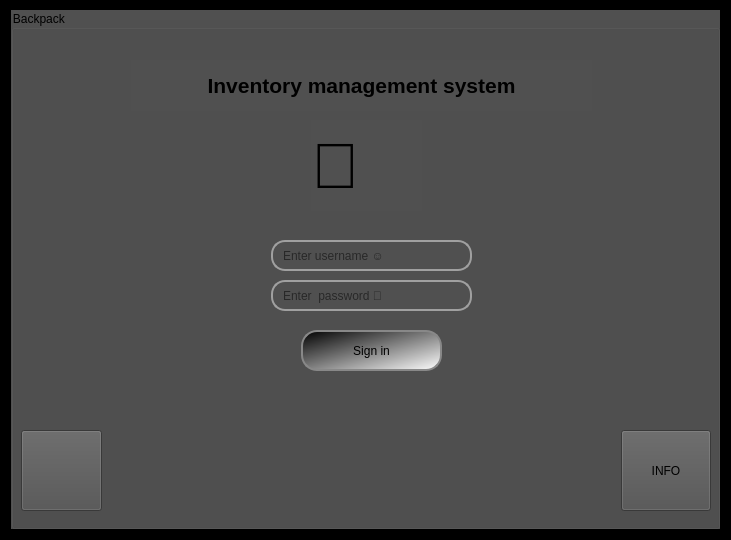
<?xml version="1.0" encoding="UTF-8"?>
<ui version="4.0">
 <class>login</class>
 <widget class="QDialog" name="login">
  <property name="windowModality">
   <enum>Qt::WindowModality::ApplicationModal</enum>
  </property>
  <property name="geometry">
   <rect>
    <x>0</x>
    <y>0</y>
    <width>731</width>
    <height>540</height>
   </rect>
  </property>
  <property name="cursor">
   <cursorShape>ArrowCursor</cursorShape>
  </property>
  <property name="focusPolicy">
   <enum>Qt::FocusPolicy::NoFocus</enum>
  </property>
  <property name="contextMenuPolicy">
   <enum>Qt::ContextMenuPolicy::DefaultContextMenu</enum>
  </property>
  <property name="windowTitle">
   <string>Inventory system</string>
  </property>
  <property name="windowOpacity">
   <double>2.000000000000000</double>
  </property>
  <property name="toolTipDuration">
   <number>0</number>
  </property>
  <property name="styleSheet">
   <string notr="true">background-color: qlineargradient(spread:pad, x1:0.402611, y1:0.403, x2:1, y2:0.403318, stop:0.862559 rgba(0, 0, 0, 255));</string>
  </property>
  <layout class="QGridLayout" name="gridLayout">
   <property name="topMargin">
    <number>10</number>
   </property>
   <property name="verticalSpacing">
    <number>11</number>
   </property>
   <item row="4" column="0">
    <widget class="QGroupBox" name="groupBox">
     <property name="styleSheet">
      <string notr="true">background-color: rgb(80, 80, 80);
</string>
     </property>
     <property name="title">
      <string>Backpack </string>
     </property>
     <widget class="QLineEdit" name="usernameEdit">
      <property name="geometry">
       <rect>
        <x>260</x>
        <y>230</y>
        <width>201</width>
        <height>31</height>
       </rect>
      </property>
      <property name="styleSheet">
       <string notr="true">QLineEdit {
    border: 2px solid #a0a0a0;
    border-radius: 14px;      /* Controls the corner roundness */
    padding: 4px 8px;        /* Keeps the text away from the borders */
     /* Keeps the background white */
}

/* Optional: Change border color when clicked/focused */
QLineEdit:focus {
    border: 2px solid #0078d4; 
}</string>
      </property>
      <property name="placeholderText">
       <string>Enter username ☺️</string>
      </property>
     </widget>
     <widget class="QLineEdit" name="passwordEdit">
      <property name="geometry">
       <rect>
        <x>260</x>
        <y>270</y>
        <width>201</width>
        <height>31</height>
       </rect>
      </property>
      <property name="cursor">
       <cursorShape>IBeamCursor</cursorShape>
      </property>
      <property name="focusPolicy">
       <enum>Qt::FocusPolicy::WheelFocus</enum>
      </property>
      <property name="styleSheet">
       <string notr="true">QLineEdit {
    border: 2px solid #a0a0a0;
    border-radius: 14px;      /* Controls the corner roundness */
    padding: 4px 8px;        /* Keeps the text away from the borders */
     /* Keeps the background white */
}

/* Optional: Change border color when clicked/focused */
QLineEdit:focus {
    border: 2px solid #0078d4; 
}</string>
      </property>
      <property name="placeholderText">
       <string>Enter  password 🔑</string>
      </property>
     </widget>
     <widget class="QPushButton" name="loginButton">
      <property name="geometry">
       <rect>
        <x>290</x>
        <y>320</y>
        <width>141</width>
        <height>41</height>
       </rect>
      </property>
      <property name="styleSheet">
       <string notr="true">QPushButton {
    border: 2px solid #888888;
	


	background-color: qlineargradient(spread:pad, x1:0, y3:0, x2:1, y2:1, stop:0 rgba(0, 0, 0, 255), stop:1 rgba(255, 255, 255, 255));
    border-radius: 16px; /* Controls the corner roundness */
    padding: 5px 15px;  /* Adds space around the text */
}
</string>
      </property>
      <property name="text">
       <string>Sign in</string>
      </property>
     </widget>
     <widget class="QLabel" name="label">
      <property name="geometry">
       <rect>
        <x>300</x>
        <y>110</y>
        <width>111</width>
        <height>91</height>
       </rect>
      </property>
      <property name="font">
       <font>
        <pointsize>48</pointsize>
       </font>
      </property>
      <property name="autoFillBackground">
       <bool>false</bool>
      </property>
      <property name="styleSheet">
       <string notr="true"/>
      </property>
      <property name="text">
       <string>💼</string>
      </property>
      <property name="textFormat">
       <enum>Qt::TextFormat::PlainText</enum>
      </property>
      <property name="scaledContents">
       <bool>false</bool>
      </property>
     </widget>
     <widget class="QLabel" name="label_2">
      <property name="geometry">
       <rect>
        <x>120</x>
        <y>50</y>
        <width>461</width>
        <height>51</height>
       </rect>
      </property>
      <property name="text">
       <string>&lt;html&gt;&lt;head/&gt;&lt;body&gt;&lt;p align=&quot;center&quot;&gt;&lt;span style=&quot; font-size:16pt; font-weight:700;&quot;&gt;Inventory management system&lt;/span&gt;&lt;/p&gt;&lt;/body&gt;&lt;/html&gt;</string>
      </property>
      <property name="wordWrap">
       <bool>false</bool>
      </property>
     </widget>
     <widget class="QPushButton" name="tutorialButton">
      <property name="geometry">
       <rect>
        <x>610</x>
        <y>420</y>
        <width>90</width>
        <height>81</height>
       </rect>
      </property>
      <property name="styleSheet">
       <string notr="true">alternate-background-color: qlineargradient(spread:pad, x1:0.393365, y1:0.545, x2:1, y2:1, stop:0.848341 rgba(47, 0, 255, 255), stop:1 rgba(3, 3, 3, 255));</string>
      </property>
      <property name="text">
       <string>INFO</string>
      </property>
     </widget>
     <widget class="QPushButton" name="exitButton">
      <property name="geometry">
       <rect>
        <x>10</x>
        <y>420</y>
        <width>81</width>
        <height>81</height>
       </rect>
      </property>
      <property name="styleSheet">
       <string notr="true">QLineEdit {
    border: 2px solid #a0a0a0;
    border-radius: 14px;      /* Controls the corner roundness */
    padding: 4px 8px;        /* Keeps the text away from the borders */
     /* Keeps the background white */
}

/* Optional: Change border color when clicked/focused */
QLineEdit:focus {
    border: 2px solid #0078d4; 
}</string>
      </property>
      <property name="text">
       <string/>
      </property>
      <property name="icon">
       <iconset theme="application-exit"/>
      </property>
     </widget>
    </widget>
   </item>
  </layout>
 </widget>
 <resources/>
 <connections/>
</ui>
